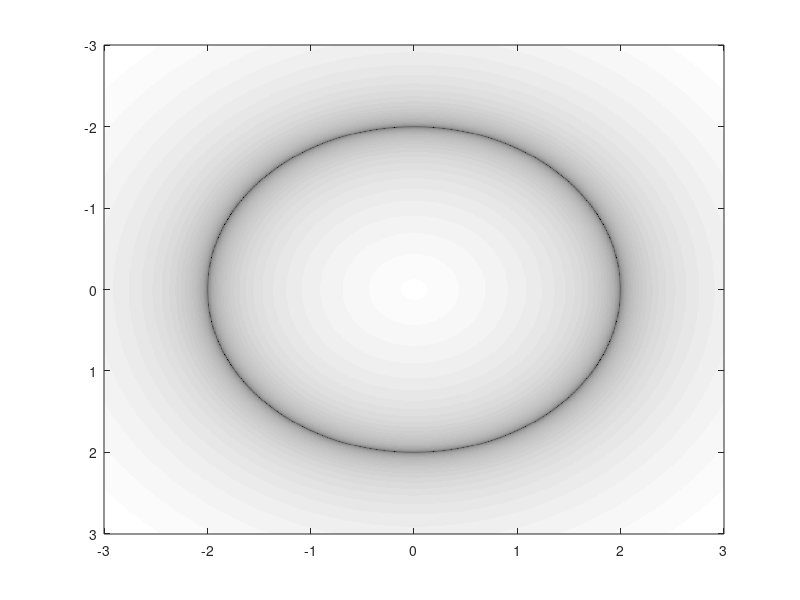

The MATLAB script that drew this image: (Note: this script raises an error after producing the figure.)

x_axis = linspace(-3, 3, 1000);
y_axis = linspace(-3, 3, 1000);
z = zeros(length(y_axis), length(x_axis));

for xx = (1:length(x_axis))
  for yy = (1:length(y_axis))
    x = x_axis(xx);
    y = y_axis(yy);
    a = sqrt(x^2 + y^2) - 2;
    b = 0;
    z(yy, xx) = a^2 + b^2;
  end
end

imagesc(x_axis, y_axis, log10(z / max(max(z))));
colormap gray;
hold on;

% Draw path

raw = readmatrix('data.csv');
raw = raw(10:20,:);

x = raw(:,1);
y = raw(:,2);
selected_x = raw(:,3);
selected_y = raw(:,4);
rest = raw(:,5:end);
points = zeros(height(raw) * 5, 2);

idxs = 1:5:height(rest)*5;
for k = 1:height(rest)
    idx = idxs(k);
    for r = 0:4
        points(idx + r, 1) = rest(k, 1 + r * 2);
        points(idx + r, 2) = rest(k, 2 + r * 2);
    end
end

plot(points(:,1), points(:,2), 'b*');
hold on;
plot(x, y, 'r*');
hold on
plot(selected_x, selected_y, 'gO');

xlabel('x_0');
ylabel('x_1');
